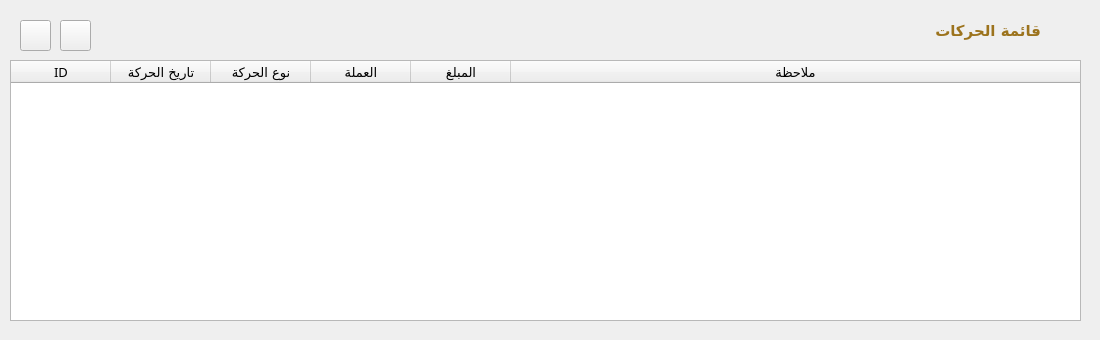
      <widget class="QWidget" name="tab_32">
       <attribute name="title">
        <string>الحركات</string>
       </attribute>
       <widget class="QWidget" name="widget_82" native="true">
        <property name="geometry">
         <rect>
          <x>0</x>
          <y>10</y>
          <width>1091</width>
          <height>321</height>
         </rect>
        </property>
        <property name="styleSheet">
         <string notr="true"/>
        </property>
        <property name="class" stdset="0">
         <string>Card</string>
        </property>
        <widget class="QWidget" name="widget_83" native="true">
         <property name="geometry">
          <rect>
           <x>0</x>
           <y>0</y>
           <width>1091</width>
           <height>41</height>
          </rect>
         </property>
         <property name="class" stdset="0">
          <string>bg-pink-gold box-top-radius</string>
         </property>
         <widget class="QLabel" name="label_202">
          <property name="geometry">
           <rect>
            <x>930</x>
            <y>0</y>
            <width>111</width>
            <height>41</height>
           </rect>
          </property>
          <property name="font">
           <font>
            <family>Cairo</family>
            <pointsize>11</pointsize>
            <bold>true</bold>
           </font>
          </property>
          <property name="styleSheet">
           <string notr="true">color: #9c731d;</string>
          </property>
          <property name="text">
           <string>قائمة الحركات</string>
          </property>
         </widget>
         <widget class="QLabel" name="label_205">
          <property name="geometry">
           <rect>
            <x>1050</x>
            <y>10</y>
            <width>21</width>
            <height>21</height>
           </rect>
          </property>
          <property name="text">
           <string/>
          </property>
          <property name="pixmap">
           <pixmap>../assets/icons/ic_fluent_lock_open_24_filled_colored.svg</pixmap>
          </property>
          <property name="scaledContents">
           <bool>true</bool>
          </property>
         </widget>
         <widget class="QPushButton" name="btn_remove_trans_row_3">
          <property name="geometry">
           <rect>
            <x>20</x>
            <y>10</y>
            <width>31</width>
            <height>31</height>
           </rect>
          </property>
          <property name="font">
           <font>
            <family>Cairo</family>
            <pointsize>-1</pointsize>
            <bold>true</bold>
           </font>
          </property>
          <property name="toolTip">
           <string>حذف صف</string>
          </property>
          <property name="text">
           <string/>
          </property>
          <property name="icon">
           <iconset>
            <normaloff>../assets/images/minus_white.png</normaloff>../assets/images/minus_white.png</iconset>
          </property>
          <property name="iconSize">
           <size>
            <width>24</width>
            <height>24</height>
           </size>
          </property>
          <property name="class" stdset="0">
           <string>btn btn-gold border-b-r-0</string>
          </property>
         </widget>
         <widget class="QPushButton" name="btn_add_trans_row_3">
          <property name="geometry">
           <rect>
            <x>60</x>
            <y>10</y>
            <width>31</width>
            <height>31</height>
           </rect>
          </property>
          <property name="font">
           <font>
            <family>Cairo</family>
            <pointsize>-1</pointsize>
            <bold>true</bold>
           </font>
          </property>
          <property name="toolTip">
           <string>اضافة صف</string>
          </property>
          <property name="text">
           <string/>
          </property>
          <property name="icon">
           <iconset>
            <normaloff>../assets/images/plus_1.png</normaloff>../assets/images/plus_1.png</iconset>
          </property>
          <property name="iconSize">
           <size>
            <width>24</width>
            <height>24</height>
           </size>
          </property>
          <property name="class" stdset="0">
           <string>btn btn-gold border-b-r-0</string>
          </property>
         </widget>
        </widget>
        <widget class="QTableWidget" name="transactions_table_3">
         <property name="geometry">
          <rect>
           <x>10</x>
           <y>50</y>
           <width>1071</width>
           <height>261</height>
          </rect>
         </property>
         <property name="font">
          <font>
           <family>Cairo</family>
           <pointsize>10</pointsize>
          </font>
         </property>
         <attribute name="horizontalHeaderStretchLastSection">
          <bool>true</bool>
         </attribute>
         <attribute name="verticalHeaderVisible">
          <bool>false</bool>
         </attribute>
         <attribute name="verticalHeaderStretchLastSection">
          <bool>false</bool>
         </attribute>
         <column>
          <property name="text">
           <string>ID</string>
          </property>
         </column>
         <column>
          <property name="text">
           <string>تاريخ الحركة</string>
          </property>
         </column>
         <column>
          <property name="text">
           <string>نوع الحركة</string>
          </property>
         </column>
         <column>
          <property name="text">
           <string>العملة</string>
          </property>
         </column>
         <column>
          <property name="text">
           <string>المبلغ</string>
          </property>
         </column>
         <column>
          <property name="text">
           <string>ملاحظة</string>
          </property>
         </column>
        </widget>
       </widget>
      </widget>
